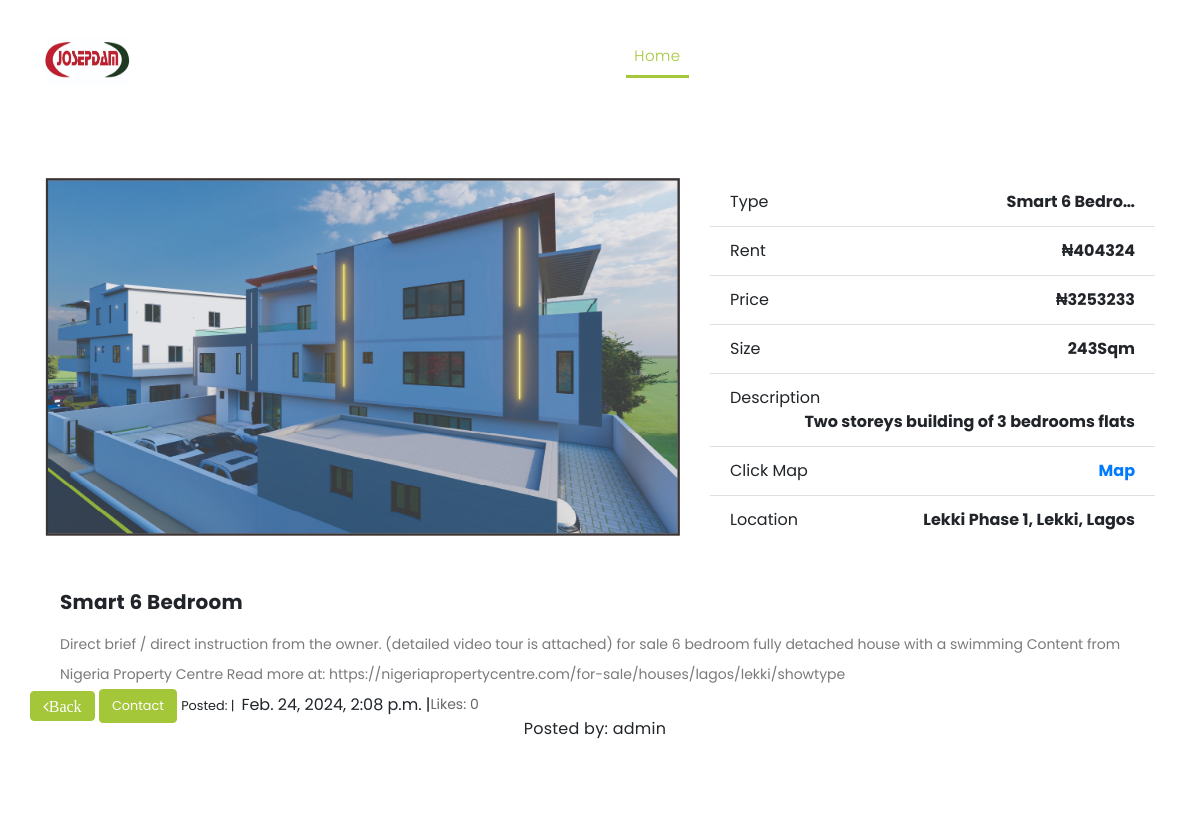
The app's page /article/9/ (upper part), older data.
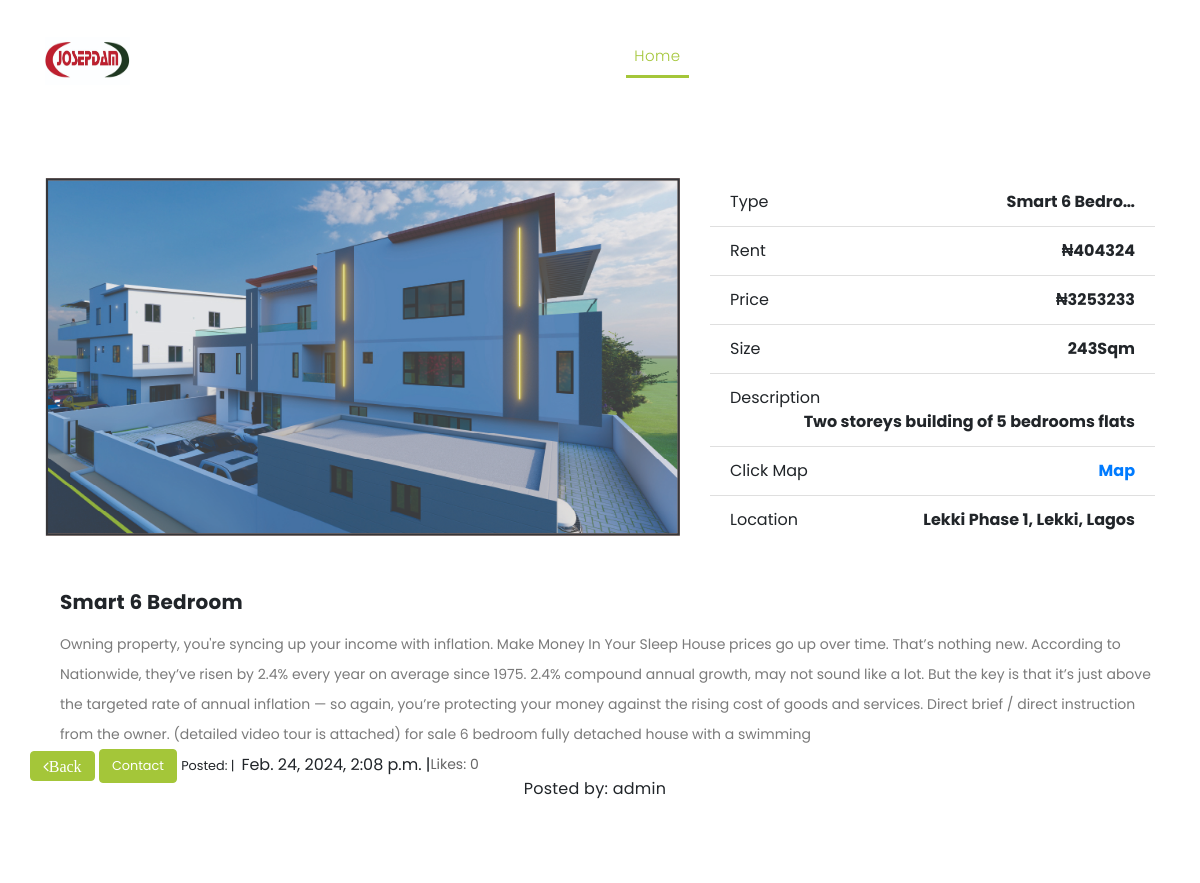
The same page, newer data.
### josepdam/models.py (models this page shows, shortened)
class ConstructionPost(models.Model):
    title = models.CharField(max_length=255, blank=True, null=True)
    description = models.TextField()
    slug = models.SlugField (max_length=255)
    img = models.ImageField ( upload_to= 'image/')
    publish_date = models.DateTimeField (auto_now_add= True)
    author = models.ForeignKey(User, on_delete=models.CASCADE)
    price = models.IntegerField()
    rent = models.IntegerField()
    size = models.IntegerField()
    details = models.CharField(max_length = 200,blank=True, null=True)
    location = models.CharField(max_length = 200,blank=True, null=True)
    likes = models.ManyToManyField(User, related_name='blog_posts')
    class Meta:
        ordering =['-publish_date']

### josepdam/views.py (the view, shortened to what this page needs)
# urls.py: path('article/<int:pk>/', ArticleDetailView.as_view(), name="detail"),
class ArticleDetailView(DetailView):
    model = ConstructionPost
    template_name = 'josep/article_detail.html'

### templates/josep/article_detail.html (shortened to what this page needs)
{% extends "base.html" %}
{% load static %}
{% block content%}
    <div class="page-headin header-text">
      <div class="container">
        <div class="row">
          <div class="col-md-12">
            <br>
            <a " " class="btn btn-blue"> </a>
          </div>
        </div>
      </div>
    </div>
    <div class="services">
      <div class="container">
        <div class="row">
          <div class="col-md-7">
            <div>
              {% if object.img %}
              <img src="{{ object.img.url }}" alt="" class="img-fluid wc-image">
              {% endif %}
            </div> <br>
          </div>
          <div class="col-md-5">
            <form action="#" method="post" class="form">
              <ul class="list-group list-group-flush">
               <li class="list-group-item">
                    <div class="clearfix">
                         <span class="pull-left">Type</span>
                         <strong class="pull-right">{{ object.title|truncatechars:14 }}</strong>
                    </div>
               </li>
               <li class="list-group-item">
                    <div class="clearfix">
                         <span class="pull-left">Rent</span>
                         <strong class="pull-right"> ₦{{ object.rent }}</strong>
                    </div>
               </li>
               <li class="list-group-item">
                    <div class="clearfix">
                         <span class="pull-left">Price</span>
                         <strong class="pull-right"> ₦{{ object.price }}</strong>
                    </div>
               </li>
               <li class="list-group-item">
                    <div class="clearfix">
                         <span class="pull-left">Size</span>
                         <strong class="pull-right">{{ object.size }}Sqm</strong>
                    </div>
               </li>
               <li class="list-group-item">
                <div class="clearfix">
                     <span class="pull-left">Description</span>
                     <strong class="pull-right">{{ object.details }}</strong>
                </div>
                <li class="list-group-item">
                  <div class="clearfix">
                       <span class="pull-left">Click Map</span>
                       <a href="https://www.google.com/maps/@6.5352339,3.3489682,15z?entry=ttu"> <strong class="pull-right"> Map</strong>
                       </div></a>
                  </li>
           </li>
               <li class="list-group-item">
                <div class="clearfix">
                     <span class="pull-left">Location</span>
                     <strong class="pull-right">{{ object.location }}</strong>
                </div>
           </li>
        </div> <br>
        <div class="tabs-content" style="display: block;">
          <h4>{{ object.title }}</h4>
          <p>{{ object.description|truncatechars:9000 }}</p>
        </div>
        <span>
           <a href="{% url 'home' %}" class="btn btn-primary"><i class="fa fa-angle-left">Back</i></a>
           <a href="{% url 'contact' %}" class="btn btn-primary"y"><small>Contact </small></a>
            <small> Posted:&nbsp;|&nbsp; </small> {{ object.publish_date }} |
        </span>
          <p> Likes: {{ object.like_set.count }}</p>
          <div class="col-lg-3">
            <div class="tabs-content">
              <h4><small>Posted by: {{object.author}}</small></h4>
            </div>
          </div>
        </div>
        <br>
        <br>
        <br>
      </div>
    </div>
{% endblock %}

### templates/base.html (shortened to what this page needs)
{% load static %}
<html lang="en">
  <head>
    <link href="{% static 'vendor/bootstrap/css/bootstrap.min.css' %}" rel="stylesheet">
    <link rel="stylesheet" href="{% static 'assets/css/fontawesome.css' %}">
    <link rel="stylesheet" href="{% static 'assets/css/style.css' %}">
    <link rel="stylesheet" href="{% static 'assets/css/owl.css' %}">
  </head>
  <body>
    <header class="">
      <nav class="navbar navbar-expand-lg">
        <div class="container">
          <a class="navbar-brand" href="{% url 'home'%}"><img src="{% static 'assets/images/logo1.jpg' %}" width="85" height="48"/></a>
          <div class="collapse navbar-collapse" id="navbarResponsive">
            <ul class="navbar-nav ml-auto">
              <li class="nav-item active">
                <a class="nav-link" href="{% url 'home'%}">Home
                </a>
              </li>
              <li class="nav-item dropdown">
                <a class="dropdown-toggle nav-link" data-toggle="dropdown" href="#" role="button" aria-haspopup="true" aria-expanded="false">About</a>
              </li>
              <li class="nav-item">
                <a class="nav-link" href="{% url 'contact' %}">Contact Us</a>
              </li>
              <li class="nav-item dropdown">
                <a class="dropdown-toggle nav-link" data-toggle="dropdown" href="#" role="button" aria-haspopup="true" aria-expanded="false">Blog</a>
              </li>
              <li class="nav-item dropdown">
                <a class="dropdown-toggle nav-link" data-toggle="dropdown" href="#" role="button" aria-haspopup="true" aria-expanded="false">Register</a>
              </li>
            </ul>
          </div>
        </div>
      </nav>
    </header>
    {% block content %}
    {% endblock %}
    </body>
  </html>

### static/assets/css/style.css (style rules this page uses)
body { font-family: 'Poppins', sans-serif; overflow-x: hidden; text-rendering: optimizeLegibility; -webkit-font-smoothing: antialiased; -moz-osx-font-smoothing: grayscale; }
p { margin-bottom: 0px; font-size: 14px; color: #666666; line-height: 30px; }
a { text-decoration: none!important; }
ul { padding: 0; margin: 0; list-style: none; }
h1,h2,h3,h4,h5,h6 { margin: 0px; }
header { position: absolute; z-index: 99999; width: 100%; background-color: transparent!important; height: 80px; -webkit-transition: all 0.3s ease-in-out 0s; -moz-transition: all 0.3s ease-in-out 0s; -o-transition: all 0.3s ease-in-out 0s; transition: all 0.3s ease-in-out 0s; }
header .navbar { padding: 20px 0px; }
.navbar .navbar-brand { float: left; margin-top: 12px; outline: none; }
#navbarResponsive { z-index: 999; }
.navbar-collapse { text-align: center; }
.navbar .navbar-nav .nav-item { margin: 0px 15px; }
.navbar .navbar-nav a.nav-link { text-transform: capitalize; font-size: 15px; font-weight: 300; letter-spacing: 0.5px; color: #fff; transition: all 0.5s; margin-top: 5px; }
.navbar .navbar-nav .nav-link:hover, .navbar .navbar-nav .active>.nav-link, .navbar .navbar-nav .nav-link.active, .navbar .navbar-nav .nav-link.show, .navbar .navbar-nav .show>.nav-link { color: #a4c639; border-bottom: 3px solid #a4c639; }
*, *:before, *:after { -webkit-box-sizing: border-box; box-sizing: border-box; -webkit-font-smoothing: antialiased; -moz-osx-font-smoothing: grayscale; }
.services { margin-top: 140px; }
.btn-primary { border-color: #a4c639; background-color: #a4c639; }
.tabs-content { margin-left: 30px; text-align: left; display: inline-block; transition: all 0.3s; }
.tabs-content h4 { font-size: 20px; font-weight: 700; letter-spacing: 0.25px; margin-bottom: 15px; margin-top: 30px; }
.tabs-content p { font-size: 14px; color: #7a7a7a; margin-bottom: 0px; }

Row changes from the older to the newer data that the page shows:
changed ConstructionPost "Smart 6 Bedroom": details "Two storeys building of 3 bedrooms flats" → "Two storeys building of 5 bedrooms flats"; description "Direct brief / direct instruction from the owner. (detailed video tour is attached) for sale 6 bedroom fully detached house with a swimming Content from Nigeria Property Centre Read more at: https://nigeriapropertycentre.com/for-sale/houses/lagos/lekki/showtype" → "Owning property, you're syncing up your income with inflation. Make Money In Your Sleep House prices go up over time. That’s nothing new. According to Nationwide, they’ve risen by 2.4% every year on average since 1975. 2.4% compound annual growth, may not sound like a lot. But the key is that it’s just above the targeted rate of annual inflation — so again, you’re protecting your money against the rising cost of goods and services. Direct brief / direct instruction from the owner. (detailed video tour is attached) for sale 6 bedroom fully detached house with a swimming"
